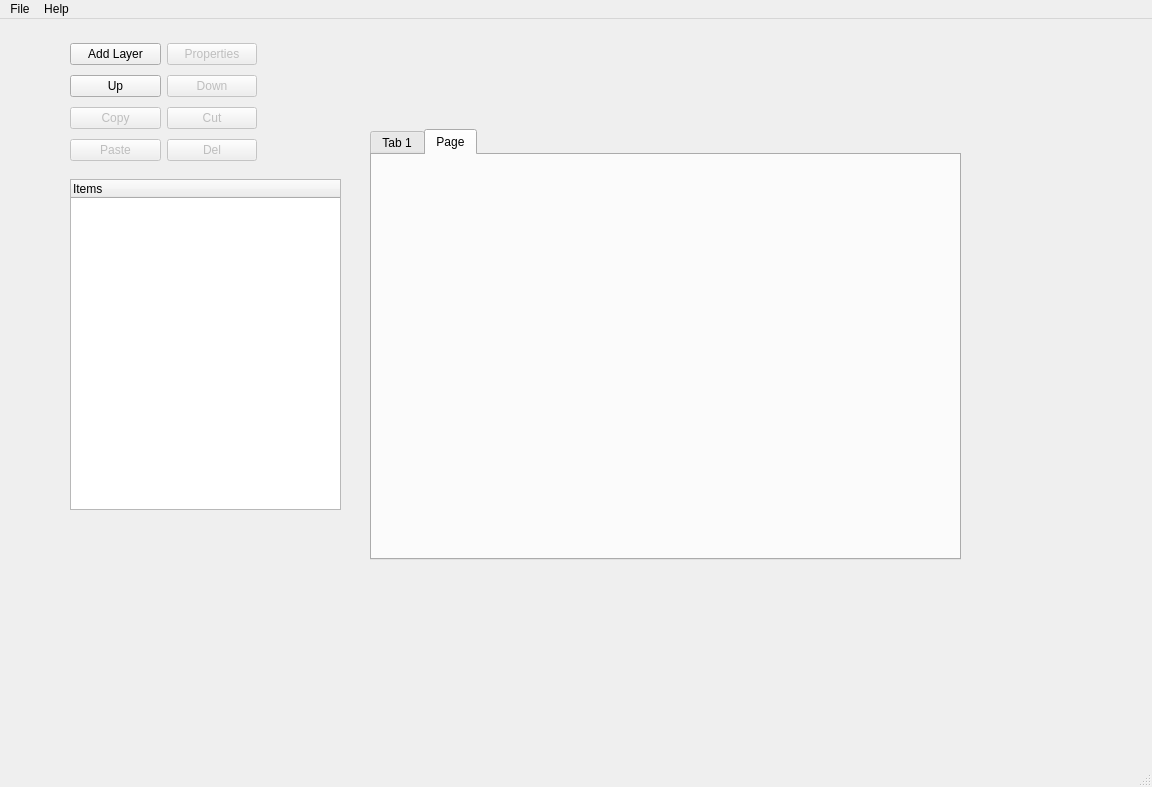
<?xml version="1.0" encoding="UTF-8"?>
<ui version="4.0">
 <class>MainWindow</class>
 <widget class="QMainWindow" name="MainWindow">
  <property name="geometry">
   <rect>
    <x>0</x>
    <y>0</y>
    <width>1152</width>
    <height>787</height>
   </rect>
  </property>
  <property name="windowTitle">
   <string>Glakkeditor</string>
  </property>
  <property name="animated">
   <bool>true</bool>
  </property>
  <property name="documentMode">
   <bool>false</bool>
  </property>
  <property name="tabShape">
   <enum>QTabWidget::Rounded</enum>
  </property>
  <property name="unifiedTitleAndToolBarOnMac">
   <bool>true</bool>
  </property>
  <widget class="QWidget" name="centralwidget">
   <widget class="QTreeWidget" name="levelTreeWidget">
    <property name="geometry">
     <rect>
      <x>70</x>
      <y>160</y>
      <width>271</width>
      <height>331</height>
     </rect>
    </property>
    <property name="acceptDrops">
     <bool>false</bool>
    </property>
    <column>
     <property name="text">
      <string>Items</string>
     </property>
    </column>
   </widget>
   <widget class="QWidget" name="gridLayoutWidget">
    <property name="geometry">
     <rect>
      <x>70</x>
      <y>20</y>
      <width>187</width>
      <height>128</height>
     </rect>
    </property>
    <layout class="QGridLayout" name="editItemsLayout">
     <item row="1" column="0">
      <widget class="QPushButton" name="buttonMoveUp">
       <property name="enabled">
        <bool>true</bool>
       </property>
       <property name="text">
        <string>Up</string>
       </property>
      </widget>
     </item>
     <item row="1" column="1">
      <widget class="QPushButton" name="buttonMoveDown">
       <property name="enabled">
        <bool>false</bool>
       </property>
       <property name="text">
        <string>Down</string>
       </property>
      </widget>
     </item>
     <item row="2" column="0">
      <widget class="QPushButton" name="buttonCopy">
       <property name="enabled">
        <bool>false</bool>
       </property>
       <property name="text">
        <string>Copy</string>
       </property>
      </widget>
     </item>
     <item row="2" column="1">
      <widget class="QPushButton" name="buttonCut">
       <property name="enabled">
        <bool>false</bool>
       </property>
       <property name="text">
        <string>Cut</string>
       </property>
      </widget>
     </item>
     <item row="3" column="0">
      <widget class="QPushButton" name="buttonPaste">
       <property name="enabled">
        <bool>false</bool>
       </property>
       <property name="text">
        <string>Paste</string>
       </property>
      </widget>
     </item>
     <item row="3" column="1">
      <widget class="QPushButton" name="buttonDel">
       <property name="enabled">
        <bool>false</bool>
       </property>
       <property name="text">
        <string>Del</string>
       </property>
      </widget>
     </item>
     <item row="0" column="0">
      <widget class="QPushButton" name="buttonAddLayer">
       <property name="text">
        <string>Add Layer</string>
       </property>
      </widget>
     </item>
     <item row="0" column="1">
      <widget class="QPushButton" name="buttonProperty">
       <property name="enabled">
        <bool>false</bool>
       </property>
       <property name="text">
        <string>Properties</string>
       </property>
      </widget>
     </item>
    </layout>
   </widget>
   <widget class="QTabWidget" name="mainTabWidget">
    <property name="geometry">
     <rect>
      <x>370</x>
      <y>110</y>
      <width>591</width>
      <height>431</height>
     </rect>
    </property>
    <property name="currentIndex">
     <number>1</number>
    </property>
    <widget class="kke::MainGLWidget" name="tab">
     <attribute name="title">
      <string>Tab 1</string>
     </attribute>
    </widget>
    <widget class="QWidget" name="tab_2">
     <attribute name="title">
      <string>Page</string>
     </attribute>
    </widget>
   </widget>
  </widget>
  <widget class="QMenuBar" name="menubar">
   <property name="geometry">
    <rect>
     <x>0</x>
     <y>0</y>
     <width>1152</width>
     <height>27</height>
    </rect>
   </property>
   <widget class="QMenu" name="menuHelp">
    <property name="title">
     <string>Help</string>
    </property>
    <addaction name="actionAbout"/>
   </widget>
   <widget class="QMenu" name="menuFile">
    <property name="title">
     <string>File</string>
    </property>
   </widget>
   <addaction name="menuFile"/>
   <addaction name="menuHelp"/>
  </widget>
  <widget class="QStatusBar" name="statusbar"/>
  <action name="actionAbout">
   <property name="text">
    <string>About</string>
   </property>
  </action>
 </widget>
 <customwidgets>
  <customwidget>
   <class>kke::MainGLWidget</class>
   <extends>QWidget</extends>
   <header>Widgets/MainGLWidget.hpp</header>
   <container>1</container>
  </customwidget>
 </customwidgets>
 <resources/>
 <connections/>
</ui>
